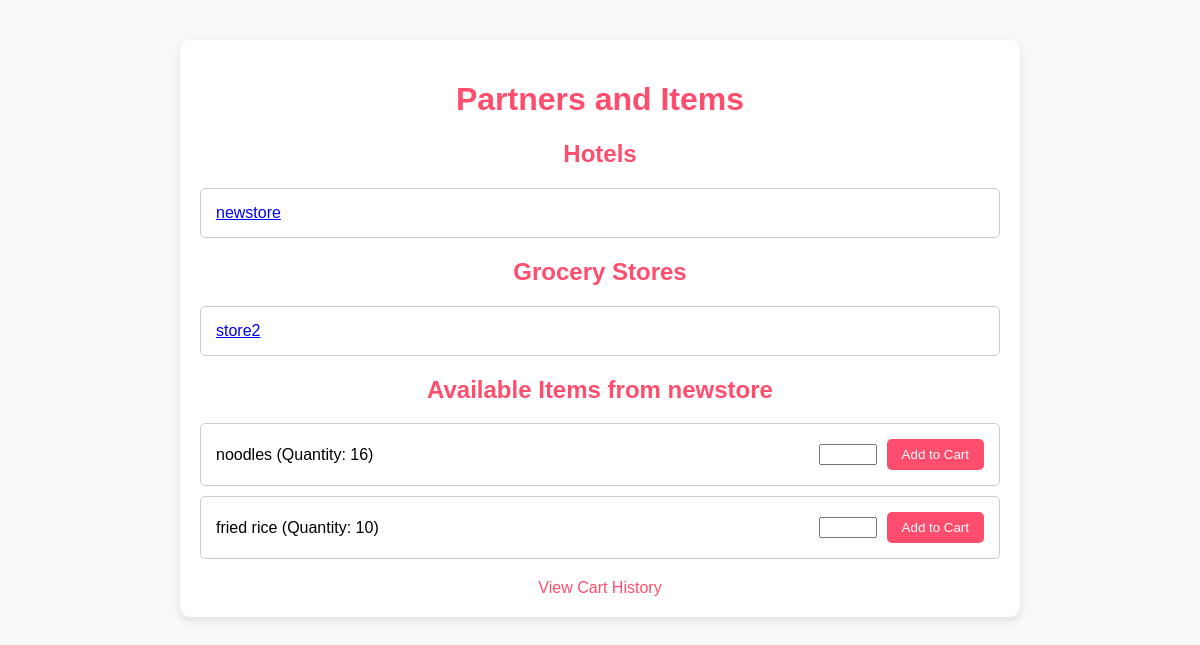
/display_patners.php?partner_id=HOT-237670, run on the app's committed database.
### tables this page shows
CREATE TABLE `partners` (
  `partner_id` varchar(20) NOT NULL,
  `name` varchar(255) NOT NULL,
  `category` enum('Hotel','Grocery') NOT NULL,
  `address` text NOT NULL,
  `contact` varchar(50) DEFAULT NULL,
  `password` varchar(255) NOT NULL
);

CREATE TABLE `items` (
  `item_id` int(11) NOT NULL,
  `item_name` varchar(255) NOT NULL,
  `quantity` int(11) NOT NULL,
  `partner_id` varchar(20) DEFAULT NULL
);

### display_patners.php (the view, shortened to what this page needs)
<?php
$host = "localhost";
$dbname = "surplus_to_serve";
$username = "root";
$password = "";
try {
    $conn = new PDO("mysql:host=$host;dbname=$dbname", $username, $password);
    $conn->setAttribute(PDO::ATTR_ERRMODE, PDO::ERRMODE_EXCEPTION);
    $hotelQuery = $conn->prepare("SELECT partner_id, name FROM partners WHERE category = 'Hotel'");
    $hotelQuery->execute();
    $hotels = $hotelQuery->fetchAll(PDO::FETCH_ASSOC);
    $groceryQuery = $conn->prepare("SELECT partner_id, name FROM partners WHERE category = 'Grocery'");
    $groceryQuery->execute();
    $groceries = $groceryQuery->fetchAll(PDO::FETCH_ASSOC);
    $items = [];
    $partnerName = "";
    if (isset($_GET['partner_id'])) {
        $partnerId = $_GET['partner_id'];
        $partnerNameQuery = $conn->prepare("SELECT name FROM partners WHERE partner_id = :partner_id");
        $partnerNameQuery->bindParam(':partner_id', $partnerId, PDO::PARAM_STR);
        $partnerNameQuery->execute();
        $partnerName = $partnerNameQuery->fetchColumn();
        $itemsQuery = $conn->prepare("SELECT item_id, item_name, quantity FROM items WHERE partner_id = :partner_id");
        $itemsQuery->bindParam(':partner_id', $partnerId, PDO::PARAM_STR);
        $itemsQuery->execute();
        $items = $itemsQuery->fetchAll(PDO::FETCH_ASSOC);
    }
} catch (PDOException $e) {
    die("Error: " . htmlspecialchars($e->getMessage()));
}
?>
<!DOCTYPE html>
<html lang="en">
<head>
</head>
<body>
    <div class="container">
        <h1>Partners and Items</h1>
        <div class="hotels-section">
            <h2>Hotels</h2>
            <ul>
                <?php foreach ($hotels as $hotel): ?>
                    <li><a href="?partner_id=<?= htmlspecialchars($hotel['partner_id']); ?>"><?= htmlspecialchars($hotel['name']); ?></a></li>
                <?php endforeach; ?>
            </ul>
        </div>
        <div class="groceries-section">
            <h2>Grocery Stores</h2>
            <ul>
                <?php foreach ($groceries as $grocery): ?>
                    <li><a href="?partner_id=<?= htmlspecialchars($grocery['partner_id']); ?>"><?= htmlspecialchars($grocery['name']); ?></a></li>
                <?php endforeach; ?>
            </ul>
        </div>
        <?php if (isset($_GET['partner_id'])): ?>
            <div class="items-section">
                <h2>Available Items from <?= htmlspecialchars($partnerName); ?></h2>
                <ul>
                    <?php foreach ($items as $item): ?>
                        <li>
                            <?= htmlspecialchars($item['item_name']); ?> (Quantity: <?= htmlspecialchars($item['quantity']); ?>)
                            <form method="POST">
                                <input type="number" name="quantity" min="1" max="<?= htmlspecialchars($item['quantity']); ?>" required>
                                <button type="submit" name="add_to_cart">Add to Cart</button>
                            </form>
                        </li>
                    <?php endforeach; ?>
                </ul>
            </div>
        <?php endif; ?>
        <div class="cart-history">
            <a href="cart_history.php">View Cart History</a>
        </div>
    </div>
</body>
</html>

### display_patners.php (style rules this page uses)
body { font-family: Arial, sans-serif; background-color: #f8f9fa; margin: 0; padding: 0; }
.container { max-width: 800px; margin: 40px auto; background: #ffffff; padding: 20px; border-radius: 10px; box-shadow: 0 4px 10px rgba(0, 0, 0, 0.1); }
h1, h2 { text-align: center; color: #ff4d6d; }
ul { list-style-type: none; padding: 0; }
ul li { padding: 15px; margin-bottom: 10px; border: 1px solid #ccc; border-radius: 5px; display: flex; justify-content: space-between; align-items: center; }
ul li form { display: flex; align-items: center; }
ul li input[type="number"] { width: 50px; margin-right: 10px; }
button { padding: 8px 15px; background-color: #ff4d6d; color: #fff; border: none; border-radius: 5px; cursor: pointer; }
.cart-history { text-align: center; margin-top: 20px; }
.cart-history a { color: #ff4d6d; text-decoration: none; font-size: 16px; }

### data on the page
partners: name "newstore"
partners: name "store2"
items: item_name "noodles", quantity "16"
items: item_name "fried rice", quantity "10"
